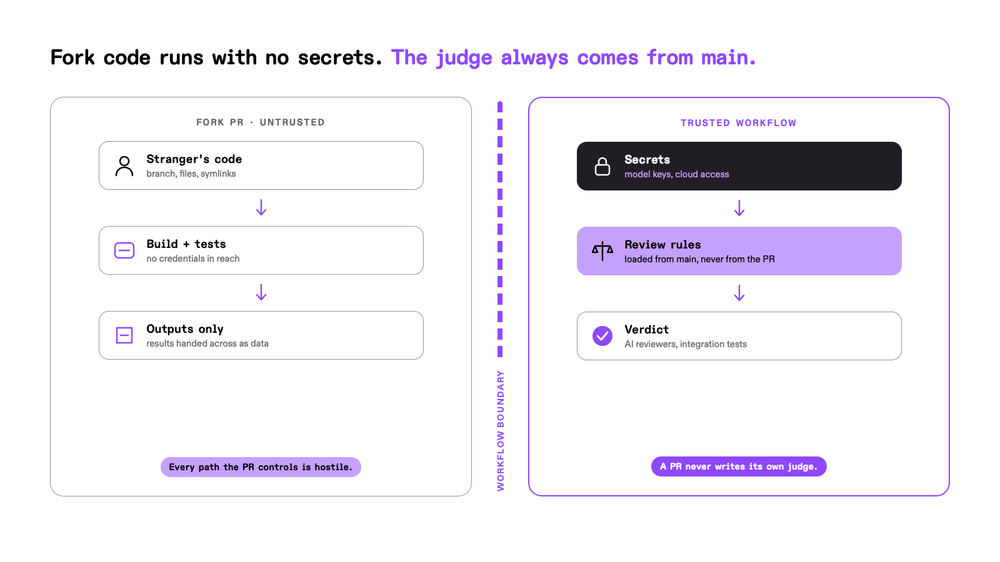
#> input picture fixtures/images/chart.png, 1000 x 562 px, shrunk from 1600 x 900 before the run, given in place of quality-stages.png, which was not available
$ python proto3.py
#> lines starting #> are read from the running program, lines starting #| are printed output that depends on the picture
"""Tone-curve prototype v2: lightness remap in OKLab, hue/chroma preserved."""
import numpy as np
from PIL import Image

def lin(c):
    return np.where(c <= 0.04045, c / 12.92, ((c + 0.055) / 1.055) ** 2.4)

def srgb(c):
    c = np.clip(c, 0.0, 1.0)
    return np.where(c <= 0.0031308, c * 12.92, 1.055 * c ** (1 / 2.4) - 0.055)

def l_of(v):
    return np.cbrt(lin(np.asarray(v, dtype=np.float64)))

VARIANTS = {
    # polarity flip, band compressed into dark-mode range
    'graphics': dict(flip=True, lo=0.235, hi=0.875, gamma=1.00, s=0.35, sat=1.18),
    # no flip, gentle downward scale in lightness space
    'photo':    dict(flip=False, lo=0.03, hi=0.62, gamma=1.00, s=0.00, sat=1.06),
    'balanced': dict(flip=True, lo=0.22, hi=0.80, gamma=1.05, s=0.25, sat=1.14),
}

def remap(L, p):
    if p['flip']:
        x = 1.0 - L
    else:
        x = L
    out = p['lo'] + (p['hi'] - p['lo']) * x
    if p['s']:  # mild S-curve around the middle to restore local contrast
        out = np.clip(out + p['s'] * (out - 0.5) * (1 - abs(2 * out - 1)), 0, 1)
        out = p['lo'] + (p['hi'] - p['lo']) * (out - out.min()) / max(1e-6, out.max() - out.min())
    return np.clip(out, 0, 1)

def apply(img, name):
    p = VARIANTS[name]
    rgb = img[..., :3] / 255.0
    a = img[..., 3:] / 255.0
    lin_rgb = lin(rgb)
    L = np.cbrt(lin_rgb @ np.array([0.2126, 0.7152, 0.0722]))
    outL = remap(L, p)
    # keep hue, scale chroma with lightness so dark areas stay readable
    ratio = np.where(L > 1e-4, outL / np.maximum(L, 1e-4), 0.0)
    chroma_gain = p['sat'] * np.clip(0.55 + 0.75 * outL, 0.5, 1.35)
    mixed = lin_rgb * np.where(L[..., None] > 1e-4, ratio[..., None], 1.0)
    res = np.clip(mixed, 0, 1)
    grey = res @ np.array([0.2126, 0.7152, 0.0722])
    res = np.clip(grey[..., None] + (res - grey[..., None]) * chroma_gain[..., None], 0, 1)
    return np.clip(np.concatenate([srgb(res) * 255.0, a * 255.0], axis=-1), 0, 255).astype(np.uint8)

def table(name, n=17):
    xs = np.linspace(0, 1, n)
    return [round(float(v), 3) for v in remap(l_of(xs), VARIANTS[name])]

if __name__ == '__main__':
    for path, name in [('/tmp/kiro/quality-stages.png', 'graphics'),
                       ('/tmp/kiro/fork-isolation.png', 'graphics'),
                       ('/tmp/photo.jpg', 'photo'),
                       ('/tmp/logo.png', 'graphics')]:
        im = np.asarray(Image.open(path).convert('RGBA')).astype(np.float64)
        out = Image.fromarray(apply(im, name), 'RGBA')
#> in apply, `a = img[..., 3:] / 255.0`: a: shape (562, 1000, 1) float64; every value is 1
#> in apply, `L = np.cbrt(lin_rgb @ np.array([0.2126, 0.7152, 0.0722]))`:
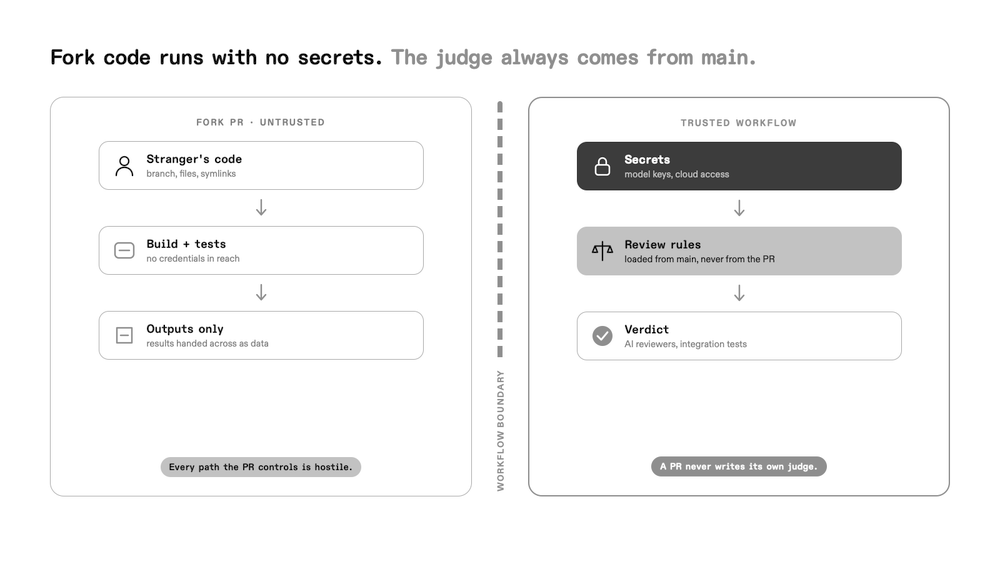
#> L: shape (562, 1000) float64; min 0, max 1, mean 0.954
#> in remap, `x = 1.0 - L`:
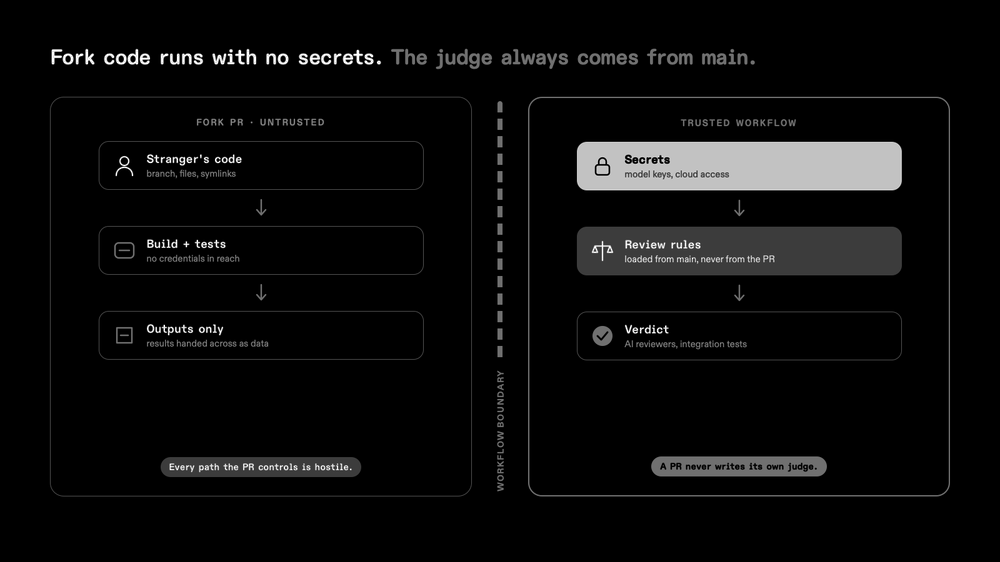
#> x: shape (562, 1000) float64; min 0, max 1, mean 0.0455
#> in remap, `out = p['lo'] + (p['hi'] - p['lo']) * x`:
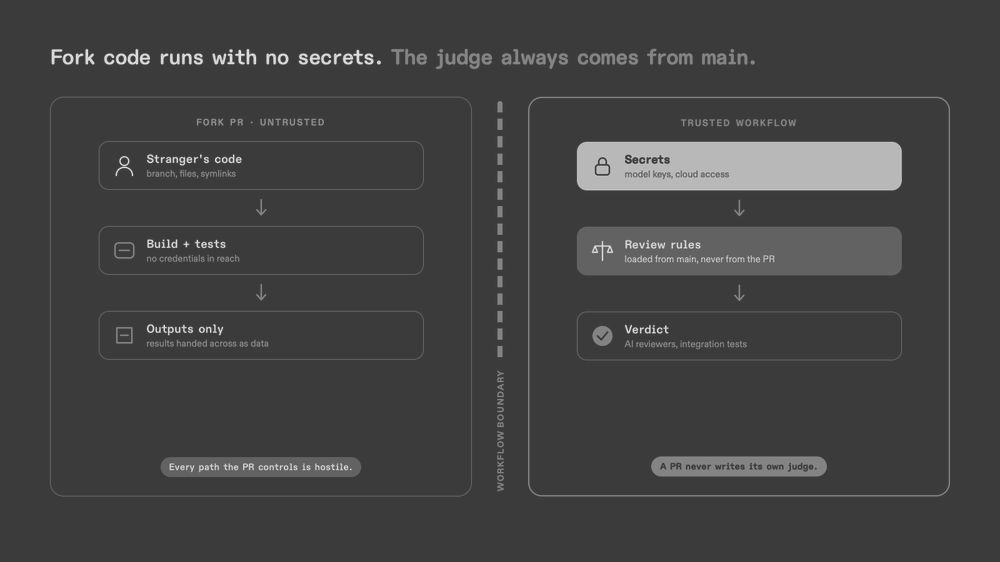
#> out: shape (562, 1000) float64; min 0.235, max 0.875, mean 0.264
#> in apply, `ratio = np.where(L > 1e-4, outL / np.maximum(L, 1e-4), 0.0)`:
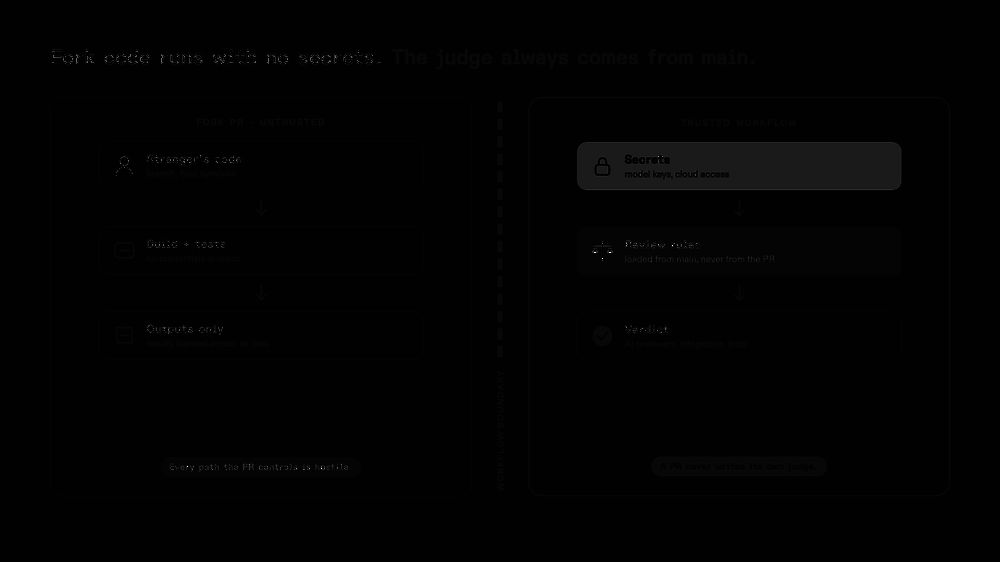
#> ratio: shape (562, 1000) float64; min 0, max 30.79, mean 0.4; drawn with min black and max white
#> in apply, `mixed = lin_rgb * np.where(L[..., None] > 1e-4, ratio[..., None], 1.0)`:
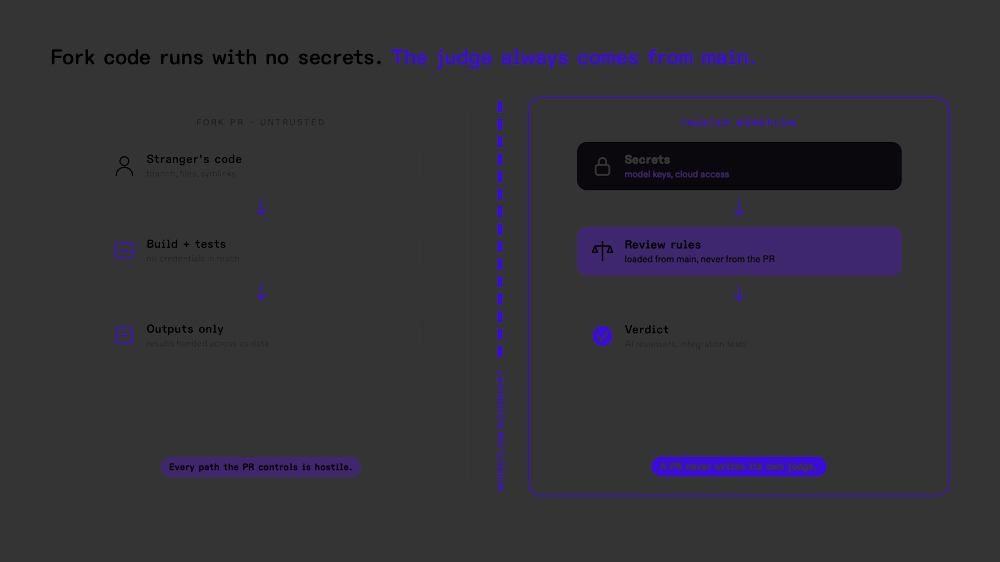
#> mixed: shape (562, 1000, 3) float64; mean R, G, B 0.231, 0.224, 0.249; drawn with min black and max white
#> in apply, `grey = res @ np.array([0.2126, 0.7152, 0.0722])`:
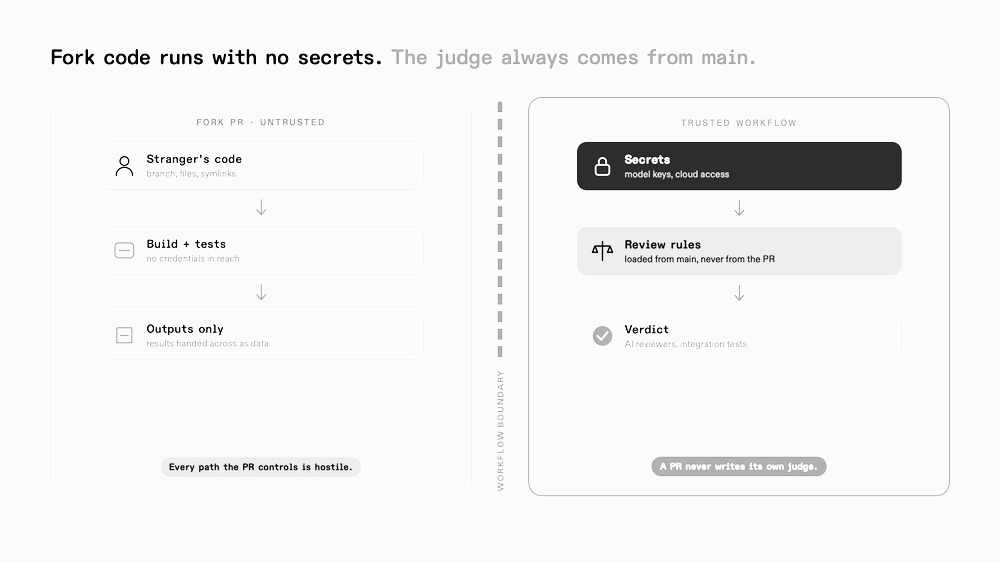
#> grey: shape (562, 1000) float64; min 0, max 0.238, mean 0.227; drawn with min black and max white
#> in srgb, `return np.where(c <= 0.0031308, c * 12.92, 1.055 * c ** (1 / 2.4) - 0...`:
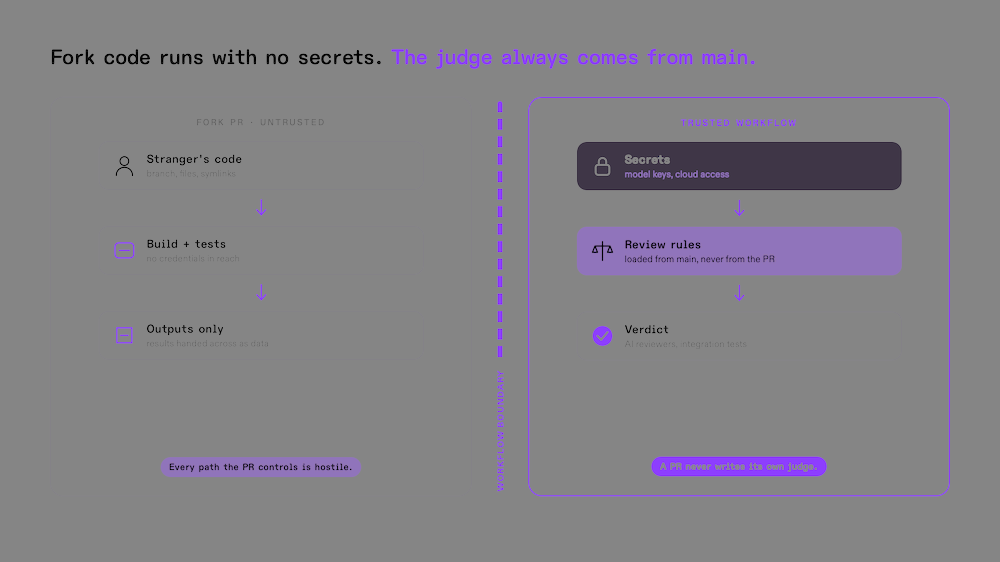
#> returned value: shape (562, 1000, 3) float64; mean of channels 0, 1, 2 0.515, 0.505, 0.528; drawn as R, G, B
        dst = '/tmp/w-' + name + '-' + path.split('/')[-1].rsplit('.', 1)[0] + '.png'
        out.save(dst)
        print(dst)
#> pass 2 of the loop `for path, name in [('/tmp/kiro/quality-stages.png', 'graphics'),`:
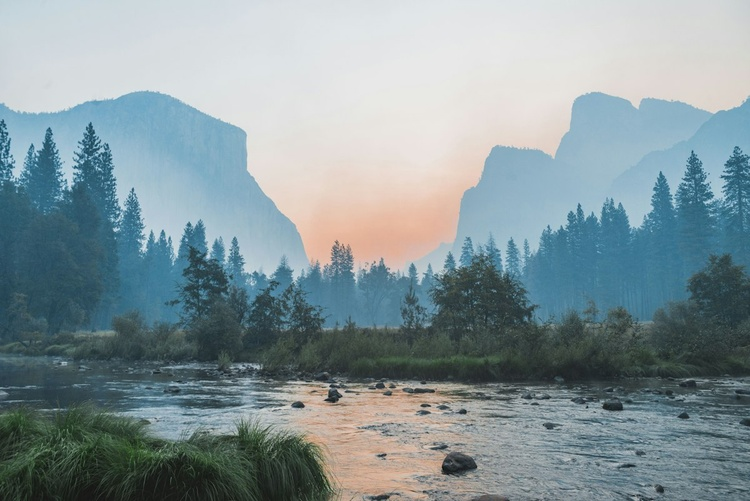
#> input picture fixtures/images/photo.jpg, 750 x 501 px, shrunk from 1200 x 801 before the run, given in place of fork-isolation.png, which was not available
#> im: shape (501, 750, 4) float64
#> rgb: shape (501, 750, 3) float64
#> a: shape (501, 750, 1) float64; every value is 1
#> L: shape (501, 750) float64
#> x: shape (501, 750) float64
#> ratio: shape (501, 750) float64
#> chroma_gain: shape (501, 750) float64
#> mixed: shape (501, 750, 3) float64
#> in apply (call 2), `grey = res @ np.array([0.2126, 0.7152, 0.0722])`:
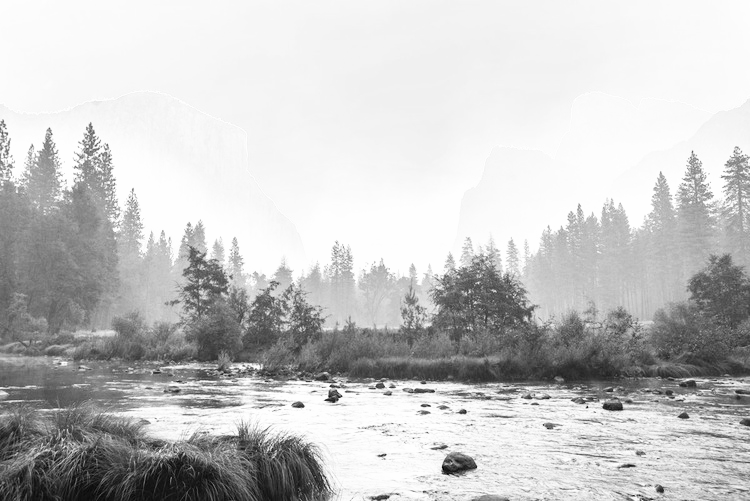
#> grey: shape (501, 750) float64; min 0.0243, max 0.219, mean 0.175; drawn with min black and max white
#> in srgb (call 2), `return np.where(c <= 0.0031308, c * 12.92, 1.055 * c ** (1 / 2.4) - 0...`:
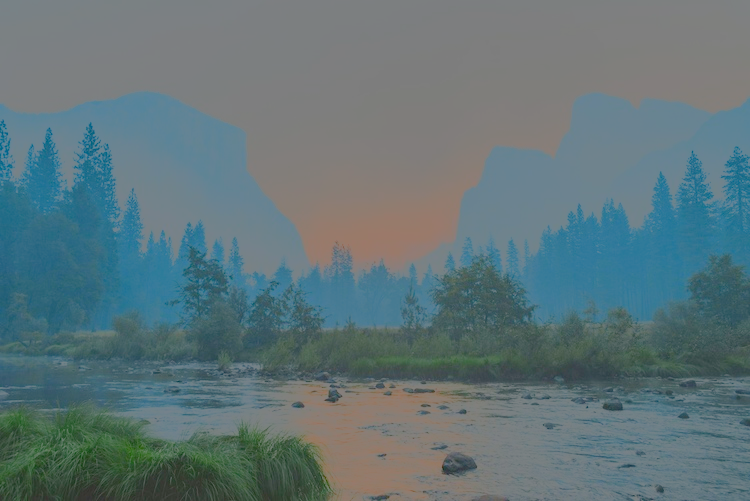
#> returned value: shape (501, 750, 3) float64; mean of channels 0, 1, 2 0.38, 0.462, 0.478; drawn as R, G, B
    for n in VARIANTS:
        print(n, 'input 0..1 ->', table(n))
#> this loop made 3 passes
#| graphics input 0..1 -> [0.875, 0.786, 0.745, 0.705, 0.665, 0.625, 0.584, 0.543, 0.501, 0.461, 0.423, 0.388, 0.354, 0.321, 0.291, 0.262, 0.235]
#| photo input 0..1 -> [0.03, 0.132, 0.173, 0.212, 0.249, 0.284, 0.318, 0.351, 0.383, 0.414, 0.445, 0.475, 0.505, 0.535, 0.563, 0.592, 0.62]
#| balanced input 0..1 -> [0.8, 0.709, 0.67, 0.632, 0.594, 0.557, 0.521, 0.484, 0.449, 0.416, 0.384, 0.354, 0.325, 0.297, 0.27, 0.245, 0.22]
